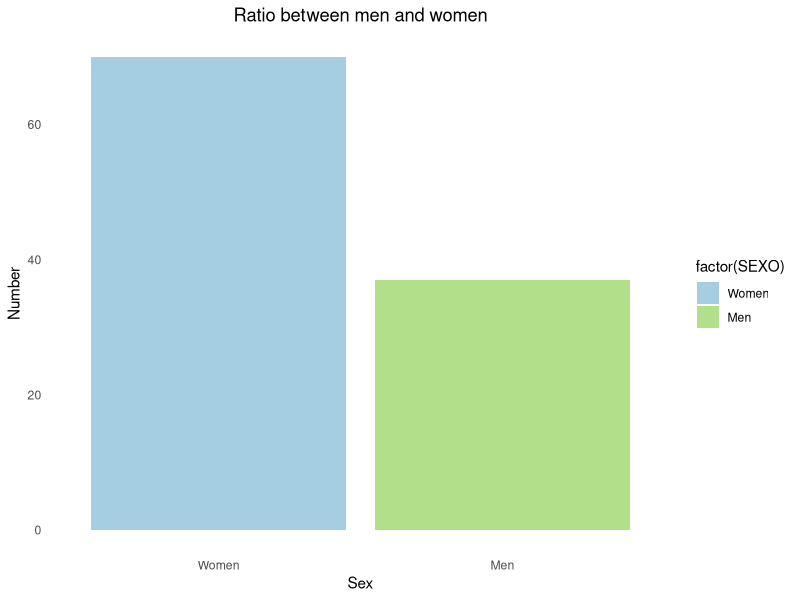
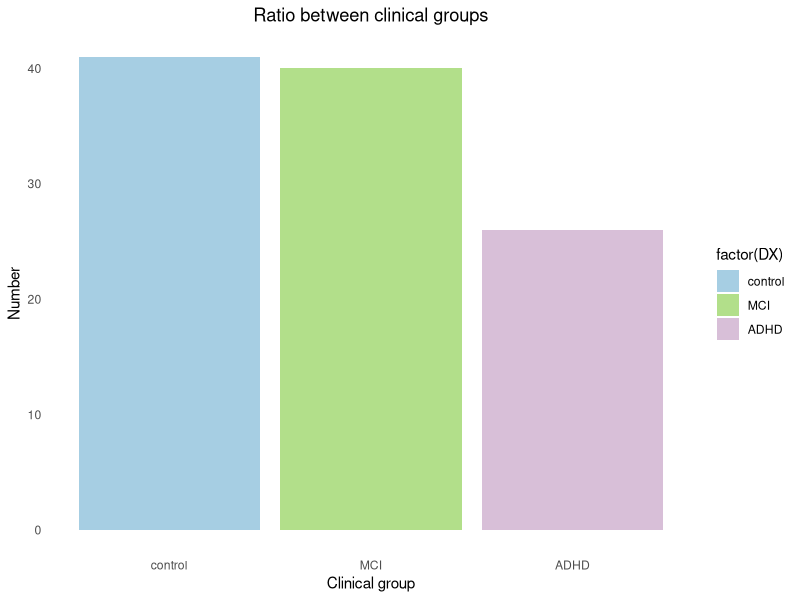
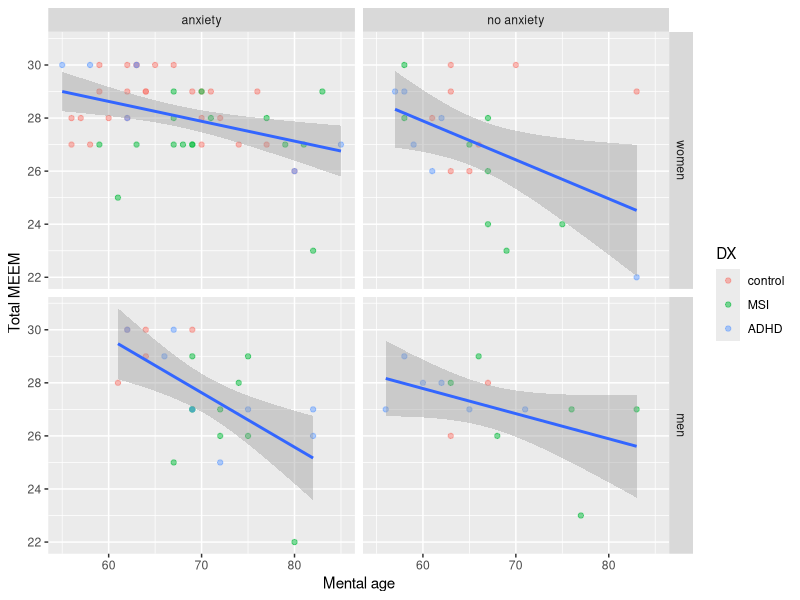
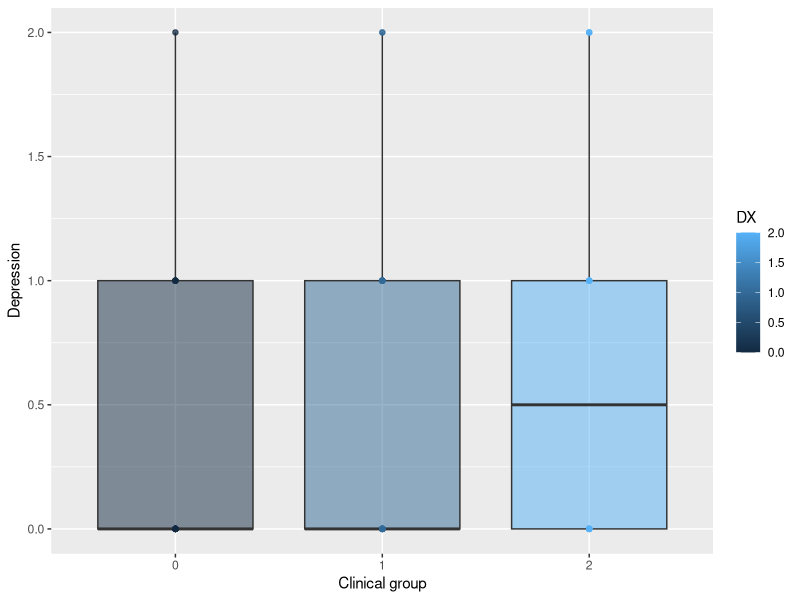
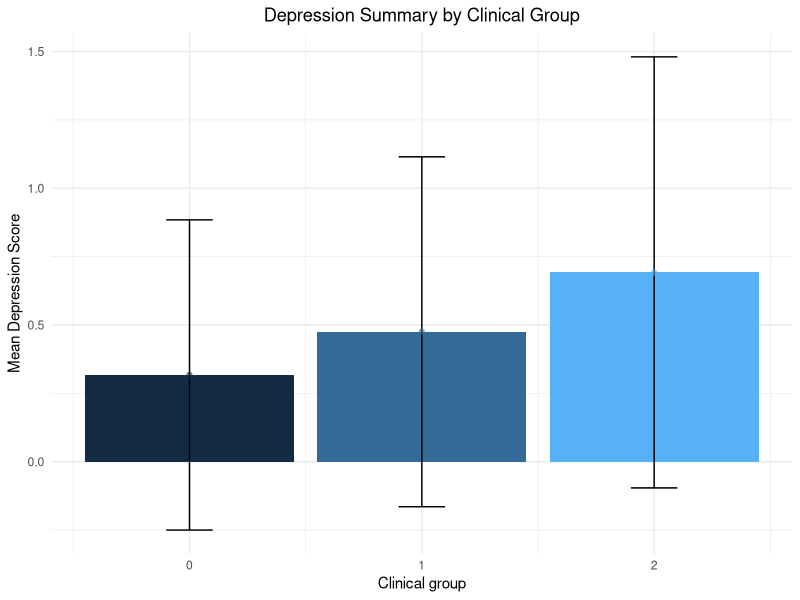
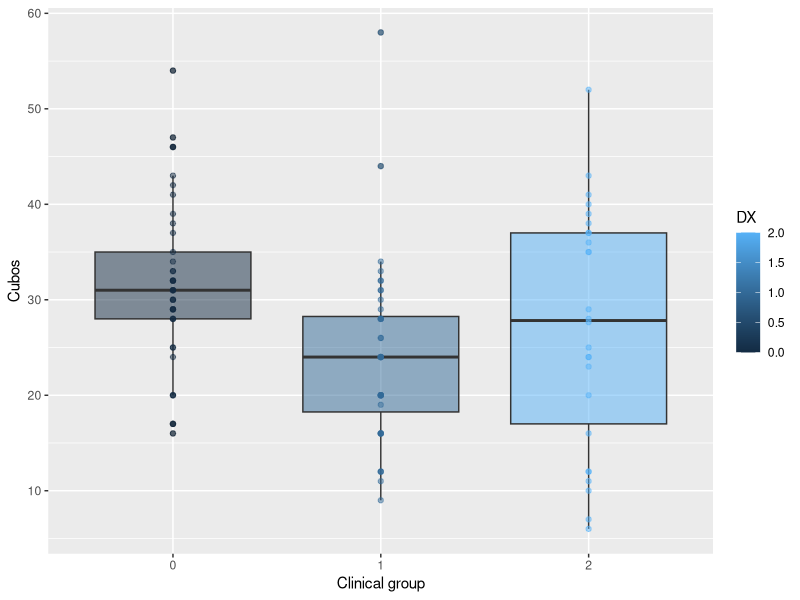
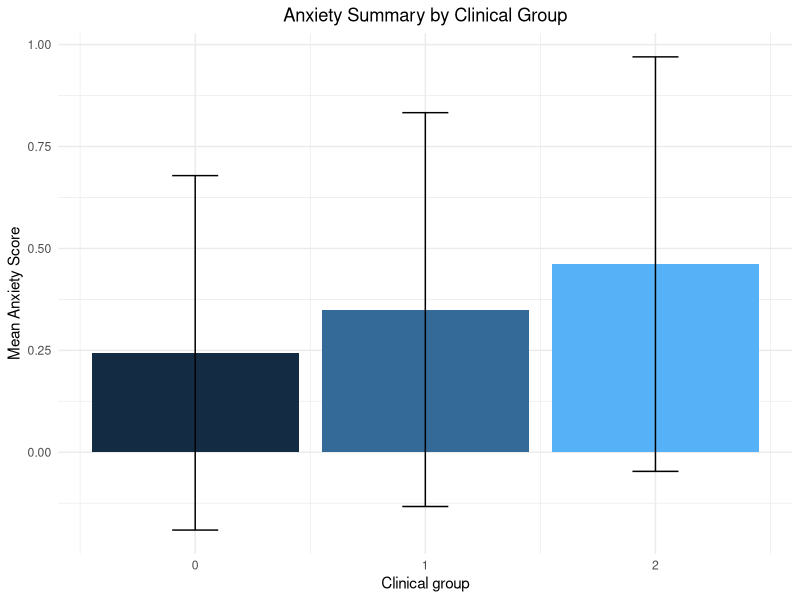
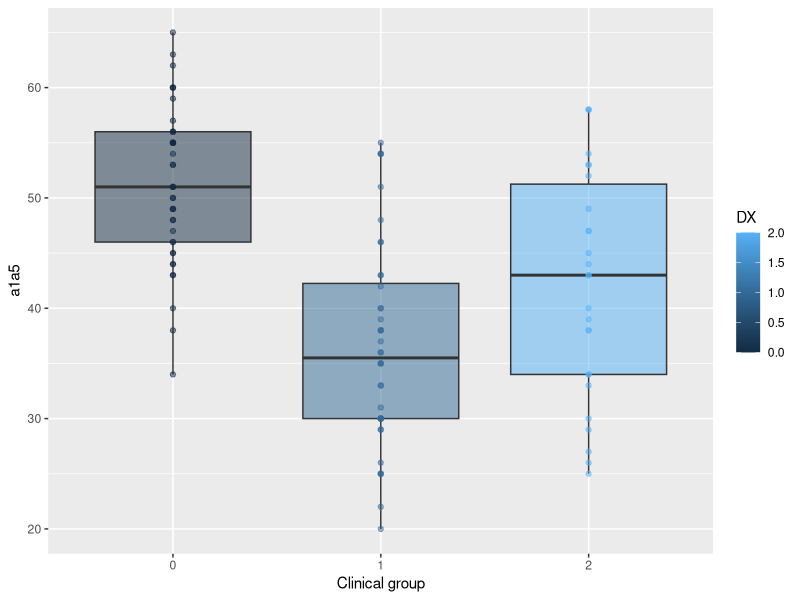

R code for these plots, in order:
## ---- chunk 1
require(readxl)
require(dplyr)
require(ggplot2)
require(viridis)
require(reshape2)
require(GGally)
require(cowplot)
## ---- chunk 2
clean_df <- read_excel(path = "data/ADHD_MC.xlsx")
clean_df[clean_df == 999] <- NA
clean_df <- clean_df %>%
  mutate_all(~ifelse(is.na(.), mean(., na.rm = TRUE), .))
clean_df
## ---- chunk 3
#Missing values from the adhd_df
nrow(clean_df)
sum(is.na(clean_df))
last_cols <- clean_df[c('cubost','TMTAz','TMTBz')]
colSums(is.na(last_cols))
## ---- chunk 4
str(clean_df)
## ---- chunk 5
pastel_colors <- c("#A6CEE3", "#B2DF8A")
labels <- c("Women", "Men")
ggplot(clean_df, aes(x = factor(SEXO), fill = factor(SEXO))) +
  geom_bar() +
  labs(title = "Ratio between men and women", x = "Sex", y = "Number") +
  scale_x_discrete(labels = c("Women", "Men")) +
  scale_fill_manual(values = pastel_colors, labels = labels) +
  theme_minimal() +
  theme(
    plot.title = element_text(hjust = 0.5),
    panel.grid.major = element_blank(),
    panel.grid.minor = element_blank()
  )
## ---- chunk 6
sex <- table(clean_df$SEXO)
women <- sex[1] / (sex[1] + sex[2]) * 100
men <- 100 - women
message <- sprintf("There were %.2f%% females.", women)
cat(message, "\n")
## ---- chunk 7
pastel_colors <- c("#A6CEE3", "#B2DF8A", "#D8BFD8", 'black')
labels <- c("control", "MCI", "ADHD")

ggplot(clean_df, aes(x = factor(DX), fill = factor(DX))) +
  geom_bar() +
  labs(title = "Ratio between clinical groups", x = "Clinical group", y = "Number") +
  scale_x_discrete(labels = c("control", "MCI", "ADHD")) +
  scale_fill_manual(values = pastel_colors, labels = labels) +  
  theme_minimal() +
  theme(
    plot.title = element_text(hjust = 0.5),  
    panel.grid.major = element_blank(),      
    panel.grid.minor = element_blank()       
  )
## ---- chunk 8
groups <- table(clean_df$DX)
control <- groups[1]/(groups[1]+groups[2]+groups[3])*100
mci <- groups[2]/(groups[1]+groups[2]+groups[3])*100
adhd <- 100 - (control+mci)

variables <- c("control", "mci", "adhd")
labels <- c("controls", "MSI patients", "ADHD patients")

for (i in seq_along(variables)) {
  message <- sprintf("There were %.2f%% %s.", get(variables[i]), labels[i])
  cat(message, "\n")
}
## ---- chunk 9
clean_df %>%
  mutate (Anxiety = factor(Anxiety,
                      levels = c('0','1'),
                      labels = c('anxiety', 'no anxiety'))) %>%
  mutate (DX = factor(DX,
                      levels = c('0','1','2'),
                      labels = c('control', 'MSI','ADHD'))) %>%
  mutate (SEXO = factor(SEXO,
                      levels = c('0','1'),
                      labels = c('women', 'men'))) %>%
  ggplot(aes(IDADE, `MEEM total`))+
  labs(x = "Mental age", y = "Total MEEM")+
  geom_point(aes(color=DX), alpha = 0.5)+
  geom_smooth(method = 'lm')+
  facet_grid(SEXO~Anxiety)
## ---- chunk 10
ggplot(clean_df, aes(x = factor(DX), y = Depression, fill = DX)) +
  geom_boxplot(alpha=0.5) +
  labs(x = "Clinical group", y = "Depression")+ 
  geom_point(aes(color=DX), alpha = 0.5)+
  geom_smooth()
## ---- chunk 11
summary_depression <- aggregate(Depression ~ DX, data = clean_df, function(x) c(mean = mean(x), sd = sd(x)))
summary_depression2 <- do.call(data.frame, summary_depression)
summary_depression2
## ---- chunk 12
ggplot(summary_depression2, aes(x = DX, y = Depression.mean, fill = DX)) +
  geom_bar(stat = "identity", position = position_dodge(width = 0.8)) +
  geom_errorbar(aes(ymin = Depression.mean - Depression.sd, ymax = Depression.mean + Depression.sd), width = 0.2, position = position_dodge(width = 0.8)) +
  labs(title = "Depression Summary by Clinical Group", x = "Clinical group", y = "Mean Depression Score") +
  theme_minimal() +
  geom_point(aes(color=DX), alpha = 0.5)+
  theme(
    plot.title = element_text(hjust = 0.5),
    legend.position = "none" 
  )
## ---- chunk 13
clean_df %>%
  filter(cubos != '999') %>%                         #remove the outlier
  ggplot(aes(x = factor(DX), y = cubos, fill = DX)) +
  geom_boxplot(alpha=0.5) +
  labs(x = "Clinical group", y = "Cubos")+ 
  geom_point(aes(color=DX), alpha = 0.5)+
  geom_smooth()
## ---- chunk 14
summary_anxiety <- aggregate(Anxiety ~ DX, data = clean_df, function(x) c(mean = mean(x), sd = sd(x)))
summary_anxiety2 <- do.call(data.frame, summary_anxiety)
summary_anxiety2
## ---- chunk 15
ggplot(summary_anxiety2, aes(x = DX, y = Anxiety.mean, fill = DX)) +
  geom_bar(stat = "identity", position = position_dodge(width = 0.8)) +
  geom_errorbar(aes(ymin = Anxiety.mean - Anxiety.sd, ymax = Anxiety.mean + Anxiety.sd), width = 0.2, position = position_dodge(width = 0.8)) +
  labs(title = "Anxiety Summary by Clinical Group", x = "Clinical group", y = "Mean Anxiety Score") +
  theme_minimal() +
  theme(
    plot.title = element_text(hjust = 0.5),
    legend.position = "none" 
  )
## ---- chunk 16
ggplot(clean_df, aes(x = factor(DX), y = a1a5, fill = DX)) +
  geom_boxplot(alpha=0.5) +
  labs(x = "Clinical group", y = "a1a5")+ 
  geom_point(aes(color=DX), alpha = 0.5)+
  geom_smooth()
## ---- chunk 17
data<-dplyr::select(clean_df, DX, Animais, FAS, TMTA, A7)
print(data)
## ---- chunk 18
data %>%
  ggpairs(aes(color = as.factor(DX), alpha = 0.7),
    upper = list(continuous = wrap("points", size = 2.5))) +
  theme(
    axis.ticks.x = element_blank(),
    axis.text.x = element_blank(),
    axis.ticks.y = element_blank(),
    axis.text.y = element_blank()
  )
## ---- chunk 19
hist.IDADE <- ggplot(data = clean_df, aes(IDADE)) +
  geom_histogram()

hist.GAI <- ggplot(data = clean_df, aes(GAI)) +
  geom_histogram()

hist.GDS <- ggplot(data = clean_df, aes(GDS)) +
  geom_histogram()

hist.ESC <- ggplot(data = clean_df, aes(ESC)) +
  geom_histogram()

labels = c('age', 'gai','gds','ESC')

plot_grid(hist.IDADE, hist.GAI, hist.GDS, hist.ESC, align = "hv")
